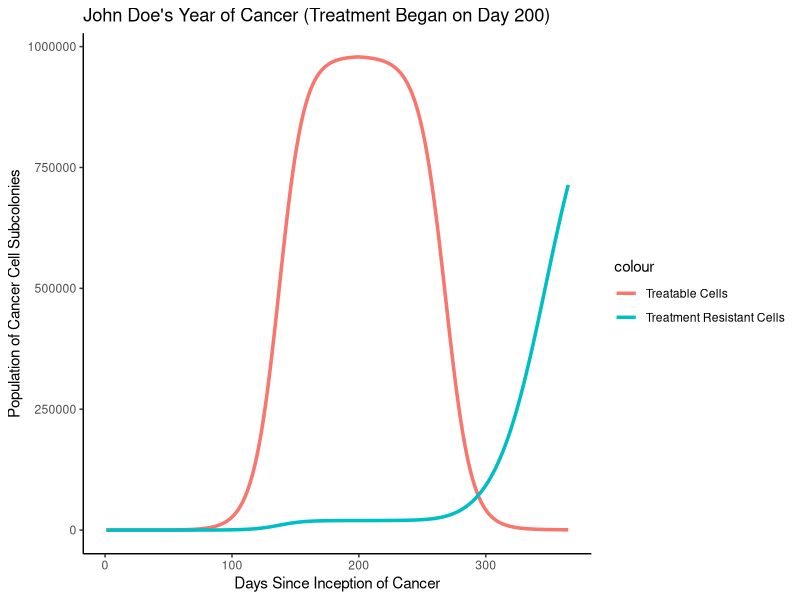

This figure's R source:
# Seth Parker, Kurt Kohler, Chris Gager: Exercise 10 "Fun With Cancer"
# We simulate 1 year of John Doe's cancer growth, with treatment beginning 200 days after cancer growth began

# Set all these variables before beginning the for loop
rN <- 0.1
rM <- 0.1
k <- 10^6
# Nt = Nt + rN * Nt (1 - (Nt + Mt)/k)
# Mt = Mt + rM * Mt (1 - (Nt + Mt)/k)
popN <- c(1:365)
popM <- c(1:365)
Nt <- 2 # Starting Population
Mt <- 2 # Starting population
day <- 0

# This loop is the model
for (cell in 1:365)
{
  day <- day + 1
  if (day >= 200) # Treatment begins
  {
    Nt <- Nt + (rN - 0.2) * Nt * (1 - (Nt + Mt)/k)
    Mt <- Mt + (rM * 0.5) * Mt * (1 - (Nt + Mt)/k)
  }
  else if (Mt + Nt >= 100) # Separate subcolony forms
  {
    if (day < 200) 
    {
      Mt <- Mt + rM * Mt * (1 - (Nt + Mt)/k)
      Nt <- Nt + rN * Nt * (1 - (Nt + Mt)/k)
    }
  }
  else
  {
    if (day < 200)
    {
    Nt <- Nt + rN * Nt * (1 - (Nt + Mt)/k)
    }  
  }
  popN[cell] <- Nt
  popM[cell] <- Mt
}

# Data organization and graph generation

days_with_cancer <- c(1:365)
population_data <- as.data.frame(cbind(popM, popN, days_with_cancer))

library(ggplot2)

ggplot(data = population_data)+
  geom_line(aes(x = days_with_cancer, y = popN, color = "Treatable Cells"), size = 1.2)+
  geom_line(aes(x = days_with_cancer, y = popM, color = "Treatment Resistant Cells"), size = 1.2)+
  theme_classic()+
  labs(x = "Days Since Inception of Cancer", y = "Population of Cancer Cell Subcolonies", title = "John Doe's Year of Cancer (Treatment Began on Day 200)")
  

